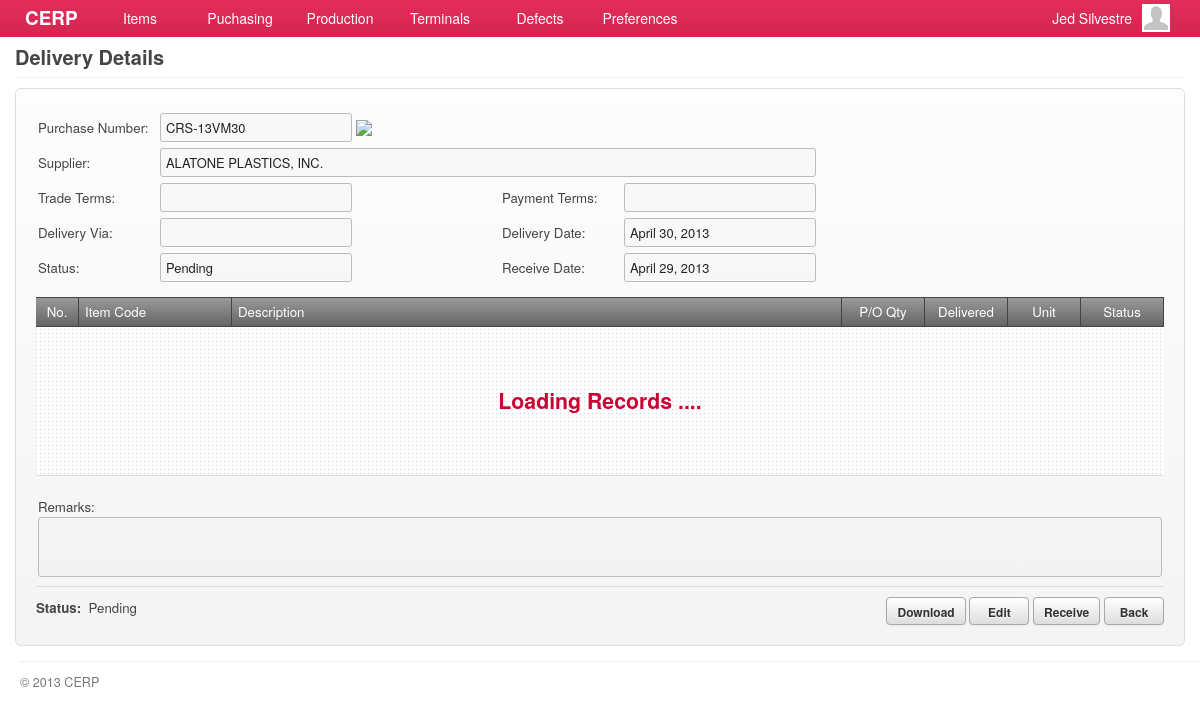
The app's page /account/deliveries-show.php?id=9 (signed in) with its own data.
### tables this page shows
CREATE TABLE `capabilities` (
  `id` int(11) NOT NULL AUTO_INCREMENT,
  `title` varchar(45) DEFAULT NULL,
  `name` varchar(45) DEFAULT NULL,
  `capability` varchar(45) DEFAULT NULL,
  `url` varchar(45) DEFAULT NULL,
  `parent` int(11) DEFAULT NULL,
  PRIMARY KEY (`id`)
);

CREATE TABLE `deliveries` (
  `id` bigint(20) NOT NULL AUTO_INCREMENT,
  `purchase_id` int(11) DEFAULT NULL,
  `delivery_via` varchar(80) DEFAULT NULL,
  `delivery_date` date DEFAULT NULL,
  `remarks` varchar(180) DEFAULT NULL,
  `status` int(4) DEFAULT '135',
  `updated_at` datetime DEFAULT NULL,
  `created_at` datetime DEFAULT NULL,
  PRIMARY KEY (`id`)
);

CREATE TABLE `purchases` (
  `id` bigint(20) NOT NULL AUTO_INCREMENT,
  `purchase_number` varchar(45) DEFAULT NULL,
  `supplier_id` bigint(20) DEFAULT NULL,
  `delivery_via` varchar(80) DEFAULT NULL,
  `delivery_date` date DEFAULT NULL,
  `trade_terms` varchar(80) DEFAULT NULL,
  `payment_terms` varchar(80) DEFAULT NULL,
  `total_amount` double DEFAULT NULL,
  `remarks` varchar(180) DEFAULT NULL,
  `status` int(3) DEFAULT '9',
  `completion_status` int(11) DEFAULT NULL,
  `publish_by` bigint(20) DEFAULT '0',
  `updated_by` bigint(20) DEFAULT '0',
  `updated_at` datetime DEFAULT NULL,
  `created_by` bigint(20) DEFAULT '0',
  `created_at` datetime DEFAULT NULL,
  PRIMARY KEY (`id`)
);

CREATE TABLE `suppliers` (
  `id` int(11) NOT NULL AUTO_INCREMENT,
  `supplier_code` varchar(45) DEFAULT NULL,
  `name` varchar(100) DEFAULT NULL,
  `address` varchar(100) DEFAULT NULL,
  `country` int(11) DEFAULT NULL,
  `representative` varchar(100) DEFAULT NULL,
  `contact_no1` varchar(45) DEFAULT NULL,
  `contact_no2` varchar(45) DEFAULT NULL,
  `fax_no` varchar(45) DEFAULT NULL,
  `email` varchar(45) DEFAULT NULL,
  `supplier_type` int(11) DEFAULT NULL,
  `product_service` int(11) DEFAULT NULL,
  `term_of_payment` int(11) DEFAULT NULL,
  `description` tinytext,
  `created_at` timestamp NULL DEFAULT NULL,
  `updated_at` timestamp NULL DEFAULT NULL,
  PRIMARY KEY (`id`)
);

CREATE TABLE `lookup_status` (
  `id` int(11) NOT NULL AUTO_INCREMENT,
  `code` varchar(7) DEFAULT NULL,
  `description` varchar(45) DEFAULT NULL,
  `parent` varchar(6) DEFAULT NULL,
  `created_at` timestamp NULL DEFAULT NULL,
  `updated_at` timestamp NULL DEFAULT NULL,
  PRIMARY KEY (`id`)
);

### include/general.class.php (called while the page is built, shortened)
<?php
require('database.class.php');
require('capabilities.class.php');
require('posts.class.php');
require('query.class.php');
require('role.class.php');
$HostAccount	= "account";
$HostExcel		= "excel";
$DB				= new MySQL;
  $Host			= "cerp";
  $HostAccount	= "/".$Host."/".$HostAccount;
  $HostExcel	= "/".$Host."/".$HostExcel;
  $DB->database	= "cerpdb";
  $DB->username	= "cerpuser";
  $DB->password	= "cerpuser";
  $DB->hostname	= "localhost";
$Capabilities	= new Capabilities($DB);
$Query			= new Query($DB);
$Signed			= $_SESSION['user'];
$Role		= new Role($DB, $Signed['id']);
require('functions.php');
?>

### include/role.class.php (called while the page is built, shortened)
<?php
class Role
{
	private $DB;
	private $user_id;
	function Role($db, $uid) {
  	$this->DB = $db;
		$this->user_id = $uid;
  }
	function isCapableByName($cap_name) {
		foreach ($this->getUserRoles() as $user_role) {
			$result = $this->DB->Find('role_capabilities', array(
						  			'columns' 		=> 'role_capabilities.*',
						  			'joins' => 'INNER JOIN capabilities ON capabilities.id = role_capabilities.capability_id',
						  	    'conditions' 	=> 'capabilities.capability="'. $cap_name .'" AND role_id='. $user_role['role_id']));
			if(isset($result)) {
				return TRUE;
			}
		}
	}
	function getUserRoles() {
		$result = $this->DB->Get('user_roles', array(
						  			'columns' 		=> 'user_roles.role_id, roles.name',
						  			'joins' => 'INNER JOIN roles ON roles.id = user_roles.role_id',
						  	    'conditions' 	=> 'user_roles.user_id='. $this->user_id));
		if(isset($result)) {
			return $result;
		}
	}
}

### include/database.class.php (called while the page is built, shortened)
<?php
class MySQL {
  public $username	= "cerpuser";
  public $password	= "cerpuser";
  public $hostname	= "localhost";
  public function Connect() {
    $conn = mysql_connect($this->hostname, $this->username, $this->password) or die("<br/><span class='notice'><p class='error'><strong>ERROR!</strong> Unable to connect to MySQL! </p></span>");
    return $conn;
  }
  public function Query($sql) {
  	$conn = $this->Connect();
    $result = mysql_query($sql, $conn);
	return $result;
  }
  function Get($table, $args='') {
  	if (isset($args)) {
  	  $args['columns'] = (isset($args['columns']) ? $args['columns'] : '*');
  	  $args['joins'] = (isset($args['joins']) ? $args['joins'] : '');
		  $args['conditions'] = ($args['conditions'] == '' ? '' : 'WHERE '.$args['conditions']);
		  $args['sort_column'] = ($args['sort_column'] == '' ? '' : 'ORDER BY '.$args['sort_column']);
		  $args['sort_order'] = ($args['sort_order'] == '' ? '' : $args['sort_order']);
		  $args['startpoint'] = ($args['startpoint'] == '' ? '' : 'LIMIT '.$args['startpoint']);
		  $args['limit'] = ($args['limit'] == '' ? '' : ','.$args['limit']);
		}
	$data = array();
	$sql = "SELECT ".$args['columns']." FROM ".$table." ".$args['joins']." ".$args['conditions']." ".$args['sort_column']." ".$args['sort_order']." ".$args['startpoint']." ".$args['limit'];
	$result = $this->IsEmpty($this->Query($sql));
	if(!empty($result)) {
      while ($row = mysql_fetch_array($result)) {
        $data[] = $row;
      }
	}
	return $data;
  }
	function Fetch($table, $args='') {
  	if (isset($args)) {
  	  $args['columns'] = (isset($args['columns']) ? $args['columns'] : '*');
  	  $args['joins'] = (isset($args['joins']) ? $args['joins'] : '');
	  	$args['conditions'] = ($args['conditions'] == '' ? '' : ' WHERE '.$args['conditions']);
      $args['order'] = ($args['order'] == '' ? '' : ' ORDER BY '.$args['order']);
      $args['limit'] = ($args['limit'] == '' ? '' : ' LIMIT '.$args['limit']);
      $args['group'] = ($args['group'] == '' ? '' : ' GROUP BY '.$args['group']);
    }
	$data = array();
    $sql = "SELECT ".$args['columns'];
    $sql .= " FROM ".$table." ".$args['joins'];
    $sql .= $args['conditions'];
    $sql .= $args['group'];
    $sql .= $args['order'];
    $sql .= $args['limit'];
	$result = $this->IsEmpty($this->Query($sql));
	if(!empty($result)) {
      while ($row = mysql_fetch_array($result)) {
        $data[] = $row;
      }
	}
	return $data;
  }
  function Find($table, $args='') {
  	if (isset($args)) {
  	  $args['columns'] = (isset($args['columns']) ? $args['columns'] : '*');
  	  $args['joins'] = (isset($args['joins']) ? $args['joins'] : '');
	  $args['conditions'] = ($args['conditions'] == '' ? '' : 'where '.$args['conditions']);
	}
	$sql = "SELECT ".$args['columns']." FROM ".$table." ".$args['joins']." ".$args['conditions'] ." ". $args['sort_column'];
	$row = $this->IsEmpty($this->Query($sql));
	return mysql_fetch_array($row);
  }
  private function IsEmpty($result) {
    if(mysql_num_rows($result) > 0) return $result;
    return null;
  }
}

### include/capabilities.class.php (called while the page is built, shortened)
<?php
class Capabilities {
  private $DB;
	public $All;
	function Capabilities($db) {
		$this->DB = $db;
		$this->GetCapabilities();
	}
  function GetTitle() {
    global $capability_key;
	return $this->All[$capability_key]['title'];
  }
	function GetCapabilities() {
		$capabilities = $this->DB->Get('capabilities', array(
					  			'columns' 		=> 'id, capability, title, name, parent, url',
					  	    'conditions' 	=> 'parent IS NOT null ORDER BY parent'));
		$all = array();
		foreach ($capabilities as $cap) {
			$all[$cap['capability']] = array('title' => $cap['title'],'name' => $cap['name'], 'url' => $cap['url'], 'parent' => $cap['parent']);
		}
		$this->All = $all;
	}
}

### include/query.class.php (called while the page is built, shortened)
<?php
class Query {
  private $DB;
  function Query($db) {
  	$this->DB = $db;
  }
  function delivery_by_id($id) {
  	$query = $this->DB->Fetch('deliveries', array(
               'columns'  => 'deliveries.id, purchases.id AS pid, purchases.purchase_number, suppliers.id AS supplier_id, suppliers.name AS supplier_name,
                              deliveries.delivery_date, deliveries.delivery_via, purchases.trade_terms,
                              purchases.payment_terms, purchases.total_amount, deliveries.remarks, lookup_status.description AS status,
                              deliveries.created_at AS receive_date',
               'joins' => 'INNER JOIN purchases ON purchases.id = deliveries.purchase_id
               						 INNER JOIN suppliers ON suppliers.id = purchases.supplier_id
                           INNER JOIN lookup_status ON lookup_status.id = deliveries.status',
               'conditions' => 'deliveries.id = '. $id)
             );
		if(!empty($query)) return $query[0];
		return null;
  }
}

### account/deliveries-show.php (the view, shortened to what this page needs)
<?php
  $capability_key = 'show_deliveries';
  require('header.php');
	$allowed = $Role->isCapableByName($capability_key);
	if(!$allowed) {
		require('inaccessible.php');
	}else{
  	$delivery = $Query->delivery_by_id($_GET['id']);
?>
      <div id="page">
        <div id="page-title">
          <h2>
            <span class="title"><?php echo $Capabilities->GetTitle(); ?></span>
          </h2>
        </div>
        <div id="content">
          <form id="delivery-form" action="<?php host($Capabilities->GetUrl()) ?>" method="POST" class="form-container">
             <div>
             	<table>
                   <tr>
                      <td width="120">Purchase Number:</td><td width="340"><input type="text" value="<?php echo $delivery['purchase_number']; ?>" class="text-field" disabled/>
                      	<?php echo $linkto = (isset($delivery['pid'])) ? link_to('purchases-show.php?id='.$delivery['pid']) : '' ?>
                      </td>
                      <td width="120"></td><td width="340"></td>
                   </tr>
                   <tr>
                      <td>Supplier:</td>
                      <td colspan="99">
                        <input type="text" value="<?php echo $delivery['supplier_name']; ?>" class="text-field" style="width:644px;" disabled/>
                      </td>
                   </tr>
                   <tr>
                      <td>Trade Terms:</td><td><input type="text" value="<?php echo $delivery['trade_terms']; ?>" class="text-field" disabled/></td>
                      <td>Payment Terms:</td><td><input type="text" value="<?php echo $delivery['payment_terms']; ?>" class="text-field" disabled/></td>
                   </tr>
                   <tr>
                      <td>Delivery Via:</td><td><input type="text" value="<?php echo $delivery['delivery_via']; ?>" class="text-field" disabled/></td>
                      <td>Delivery Date:</td><td><input type="text" value="<?php echo date("F d, Y", strtotime($delivery['delivery_date'])) ?>" class="text-field text-date" disabled/></td>
                   </tr>
                   <tr>
                      <td>Status:</td><td><input type="text" value="<?php echo $delivery['status']; ?>" class="text-field" disabled/></td>
                      <td>Receive Date:</td><td><input type="text" value="<?php echo date("F d, Y", strtotime($delivery['receive_date'])) ?>" class="text-field text-date" disabled/></td>
                   </tr>
                   <tr><td height="5" colspan="99"></td></tr>
                </table>
             </div>
             <div id="grid-delivery-materials" class="grid jq-grid" style="min-height:146px;">
               <table cellspacing="0" cellpadding="0">
                 <thead>
                   <tr>
                     <td width="30" class="border-right text-center">No.</td>
                     <td width="140" class="border-right">Item Code</td>
                     <td class="border-right">Description</td>
                     <td width="70" class="border-right text-center">P/O Qty</td>
                     <td width="70" class="border-right text-center">Delivered</td>
                     <td width="60" class="border-right text-center">Unit</td>
                     <td width="70" class="border-right text-center">Status</td>
                   </tr>
                 </thead>
                 <tbody id="delivery-materials"></tbody>
               </table>
             </div>
             <div>
             	<table width="100%">
                   <tr><td height="5" colspan="99"></td></tr>
                   <tr>
                      <td></td>
                      <td align="right"></td>
                   </tr>
                   <tr><td colspan="2">Remarks:<br/><textarea style="min-width:650px;width:98.9%;height:50px;" disabled><?php echo $delivery['remarks']; ?></textarea></td></tr>
                </table>
             </div>
             <div class="field-command">
           	   <div class="text-post-status">
           	     <strong>Status:</strong>&nbsp;&nbsp;<?php echo $delivery['status']; ?>
               </div>
           	   <input type="button" value="Download" class="btn btn-download" rel="<?php echo excel_file('?category=delivery&id='. $delivery['id']); ?>"/>
               <?php if($delivery['status'] != "Close") { ?>
               <input type="button" value="Edit" class="btn redirect-to" rel="<?php echo host('deliveries-edit.php?id='. $delivery['id']); ?>"/>
           	   <input type="button" value="Receive" class="btn redirect-to" rel="<?php echo host('receiving-edit.php?id='.$_GET['id']); ?>"/>
           	   <?php } ?>
               <input type="button" value="Back" class="btn redirect-to" rel="<?php echo host('deliveries.php'); ?>"/>
             </div>
          </form>
       </div>
     </div>
<?php }
require('footer.php'); ?>

### records on screen
capabilities: title "Delivery Details"
deliveries: purchase.purchase_number "CRS-13VM30", name "ALATONE PLASTICS, INC.", delivery_date "April 30, 2013", description "Pending", created_at "April 29, 2013", lookup_status.description "Pending"

### other values on screen
$Signed['first_name'] "Jed"
$Signed['last_name'] "Silvestre"
